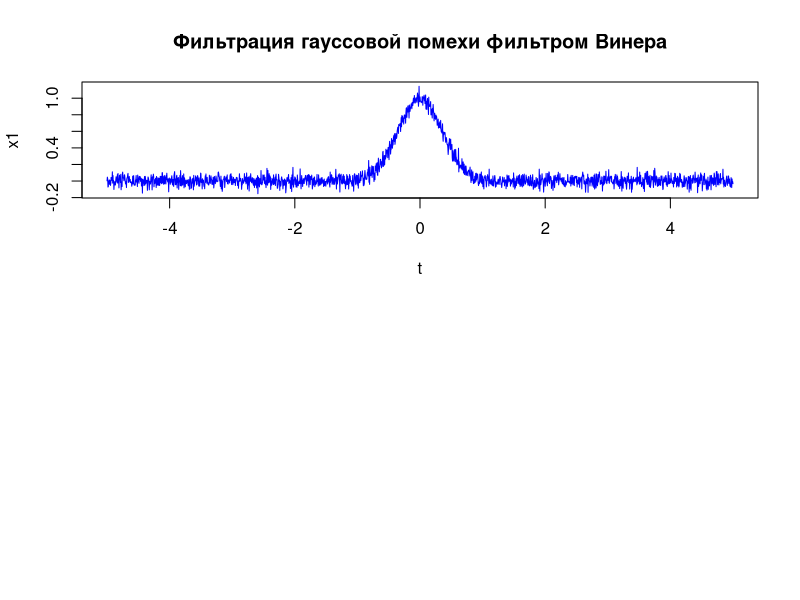

This figure's R source: (Note: this script raises an error after producing the figure.)
gauspls <- function(x, A, s) {
  y <- A * exp(-(x / s)^2)
  return(y)
}

impnoise <- function(size, N, mult) {
  step <- floor(size / N)
  y <- rep(0, size)
  for (i in 1:floor(N / 2)) {
    y[round(size / 2) + i * step] <- mult * (0.5 + runif(1))
    y[round(size / 2) - i * step] <- mult * (0.5 + runif(1))
  }
  return(y)
}

wiener <- function(x,n) {
  y <- 1 - (n/x)^2
  return(y)
}

rejection <- function(x,n) {
  y <- rep(0, length(x))
  for (i in 1:length(x)) {
    if (abs(x[i]) - abs(n[i]) > 1) {
      y[i] <- 1
    } else {
      y[i] <- 0
    }
  }
  return(y)
}

A <- 1.0
sigma <- 0.5

mult <- 5
step <- 0.005
t <- seq(-mult, mult, by = step)

x0 <- gauspls(t, A, sigma)

Na <- 0
NS <- 0.05
n1 <- rnorm(length(x0), mean = Na, sd = NS)
x1 <- x0 + n1

count <- 7
M <- 0.4
n2 <- impnoise(length(x0), count, M)
x2 <- x0 + n2

y1 <- wiener(fft(x1), fft(n1))
y2 <- wiener(fft(x2), fft(n2))

z1 <- rejection(fft(x1), fft(n1))
z2 <- rejection(fft(x2), fft(n2))


library(stats)

# PLOTTING
par(mfrow = c(2,1))
plot(t, x1, type = 'l', col = "blue", main = "Фильтрация гауссовой помехи фильтром Винера")
lines(t, Re(ifft(fft(x1) * y1)), col = "red")
lines(t, Re(ifft(fft(x1) * z1)), col = "green")

plot(t, x2, type = 'l', col = "blue", main = "Фильтрация импульсной помехи фильтром Винера")
lines(t, Re(ifft(fft(x2) * y2)), col = "red")
lines(t, Re(ifft(fft(x2) * z2)), col = "green")


